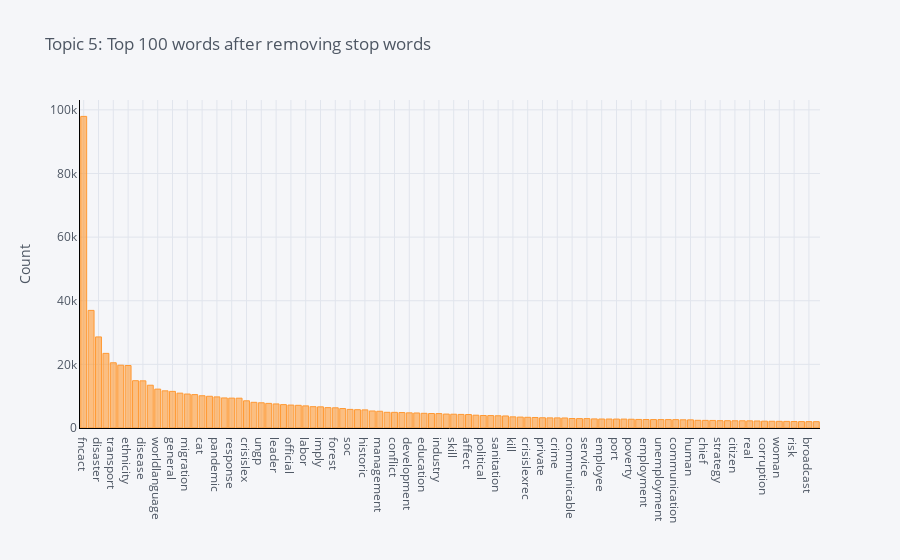

The notebook cell saved with this chart:
### Code cell
plot_model(lda, plot='frequency', topic_num = 'Topic 5')

### Figure 1 — Plotly figure (JSON) as saved in the notebook; plotly's stock layout.template omitted (floating-point values rounded to 4 significant figures)
{"data": [{"marker": {"color": "rgba(255, 153, 51, 0.6)", "line": {"color": "rgba(255, 153, 51, 1.0)", "width": 1}}, "name": "count", "orientation": "v", "text": "", "type": "bar", "x": ["fncact", "policy", "disaster", "health", "transport", "emergency", "ethnicity", "government", "disease", "job", "worldlanguage", "natural", "general", "sector", "migration", "economy", "cat", "infrastructure", "pandemic", "preparedness", "response", "nutrition", "crisislex", "authority", "ungp", "worldmammal", "leader", "violence", "official", "public", "labor", "medical", "imply", "medium", "forest", "river", "soc", "manmade", "historic", "worker", "management", "market", "conflict", "social", "development", "water", "education", "ocean", "industry", "immigration", "skill", "airport", "affect", "dead", "political", "director", "sanitation", "food", "kill", "security", "crisislexrec", "child", "private", "fragility", "crime", "technology", "communicable", "maritime", "service", "executive", "employee", "border", "port", "price", "poverty", "tourism", "employment", "agriculture", "unemployment", "information", "communication", "officer", "human", "advice", "chief", "school", "strategy", "doctor", "citizen", "competitive", "real", "religion", "corruption", "discrimination", "woman", "tourist", "risk", "student", "broadcast", "updatessympathy"], "y": [97939, 36962, 28623, 23456, 20499, 19742, 19643, 14867, 14823, 13449, 12225, 11679, 11506, 10953, 10679, 10497, 10132, 9971, 9774, 9444, 9394, 9370, 8549, 8071, 7925, 7739, 7561, 7349, 7208, 7130, 6952, 6700, 6651, 6398, 6348, 6115, 5845, 5754, 5692, 5350, 5263, 4936, 4918, 4859, 4762, 4721, 4618, 4559, 4530, 4379, 4334, 4270, 4230, 4025, 3929, 3907, 3840, 3784, 3505, 3431, 3363, 3303, 3217, 3182, 3176, 3153, 2984, 2954, 2948, 2854, 2827, 2824, 2807, 2803, 2754, 2690, 2669, 2650, 2645, 2644, 2635, 2577, 2564, 2421, 2395, 2375, 2302, 2297, 2275, 2271, 2255, 2211, 2146, 2117, 2101, 2082, 2045, 2016, 2000, 1994]}], "layout": {"legend": {"bgcolor": "#F5F6F9", "font": {"color": "#4D5663"}}, "paper_bgcolor": "#F5F6F9", "plot_bgcolor": "#F5F6F9", "title": {"font": {"color": "#4D5663"}, "text": "Topic 5: Top 100 words after removing stop words"}, "xaxis": {"gridcolor": "#E1E5ED", "linecolor": "black", "showgrid": true, "tickfont": {"color": "#4D5663"}, "title": {"font": {"color": "#4D5663"}, "text": ""}, "zerolinecolor": "#E1E5ED"}, "yaxis": {"gridcolor": "#E1E5ED", "linecolor": "black", "showgrid": true, "tickfont": {"color": "#4D5663"}, "title": {"font": {"color": "#4D5663"}, "text": "Count"}, "zerolinecolor": "#E1E5ED"}}}
